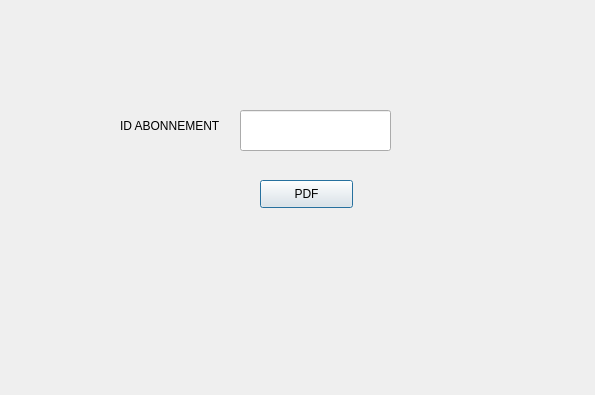
<?xml version="1.0" encoding="UTF-8"?>
<ui version="4.0">
 <class>pdf</class>
 <widget class="QDialog" name="pdf">
  <property name="geometry">
   <rect>
    <x>0</x>
    <y>0</y>
    <width>595</width>
    <height>395</height>
   </rect>
  </property>
  <property name="windowTitle">
   <string>Dialog</string>
  </property>
  <widget class="QLabel" name="label">
   <property name="geometry">
    <rect>
     <x>120</x>
     <y>100</y>
     <width>181</width>
     <height>51</height>
    </rect>
   </property>
   <property name="text">
    <string>ID ABONNEMENT</string>
   </property>
  </widget>
  <widget class="QLineEdit" name="line_pdf">
   <property name="geometry">
    <rect>
     <x>240</x>
     <y>110</y>
     <width>151</width>
     <height>41</height>
    </rect>
   </property>
  </widget>
  <widget class="QPushButton" name="pushButton">
   <property name="geometry">
    <rect>
     <x>260</x>
     <y>180</y>
     <width>93</width>
     <height>28</height>
    </rect>
   </property>
   <property name="text">
    <string>PDF</string>
   </property>
  </widget>
 </widget>
 <resources/>
 <connections/>
</ui>
